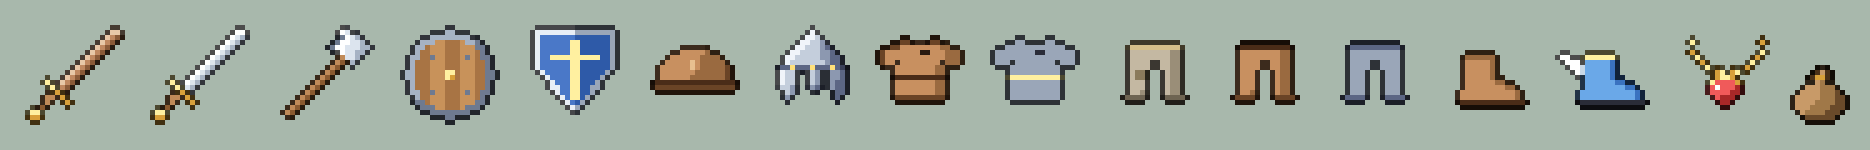

Write Python code to recreate this figure.
"""Equipment icons (20×20) painted with small helpers, plus a loot-sack ground sprite."""
from tool import G, render, sheet
import math

def grid(): return G(20, 20)

def diag_blade(g, x0, y0, n, light='B', mid='b', dark='c'):
    """A blade rising from (x0,y0) to the upper right: lit top edge, core, shaded lower edge."""
    for i in range(n):
        x, y = x0 + i, y0 - i
        g.at(x, y - 1, light)
        g.at(x, y, mid)
        g.at(x + 1, y, dark)
    g.at(x0 + n, y0 - n, light)

def sword(steel, guard, grip):
    g = grid()
    diag_blade(g, 7, 12, 11)
    for k in range(-2, 3): g.at(6 + k, 13 + k, 'G' if k < 0 else 'g')
    g.at(5, 14, 'W'); g.at(4, 15, 'W'); g.at(3, 16, 'w'); g.at(4, 14, 'W')
    g.at(1, 17, 'GG'); g.at(1, 18, 'gg')
    return g

def axe():
    g = grid()
    # handle from lower left to upper right
    for i in range(15):
        g.at(2 + i, 17 - i, 'W'); g.at(3 + i, 17 - i, 'w')
    # axe head: a crescent of steel on the right of the handle near the top
    for y, (x, s) in enumerate([(10, 'Bb'), (10, 'BBbc'), (9, 'BBBbbc'), (9, 'BBbbbcc'), (10, 'Bbbcc'), (11, 'bbc'), (12, 'c')], start=1):
        g.at(x + 3, y, s)
    g.at(13, 2, 'D'); g.at(12, 3, 'D'); g.at(11, 4, 'D')
    return g

def round_shield():
    g = grid()
    for y in range(20):
        for x in range(20):
            d = math.hypot(x + 0.5 - 10, y + 0.5 - 10)
            if d <= 8.6:
                if d > 7.2: g.at(x, y, 'R' if x + y < 18 else 'r')        # metal rim
                else: g.at(x, y, 'P' if (x // 3) % 2 == 0 else 'p')        # planks
    g.at(9, 9, 'GG'); g.at(9, 10, 'Gg')                                     # boss
    for y in (6, 13): g.at(6, y, 'r'); g.at(13, y, 'r')                     # rivets
    return g

def kite_shield():
    g = grid()
    for y in range(1, 19):
        half = 8 if y < 9 else max(0, 8 - (y - 8) * 0.85)
        for x in range(20):
            dx = abs(x + 0.5 - 10)
            if dx <= half:
                edge = dx > half - 1.2 or y == 1
                g.at(x, y, ('S' if x < 10 else 's') if edge else ('A' if x < 10 else 'a'))
    for y in range(3, 15): g.at(9, y, 'GG')   # gold cross
    g.at(5, 6, 'GGGGGGGGGG')
    return g

def cap():
    g = grid()
    for y, (x, s) in enumerate([(7, 'LLLLLM'), (5, 'LLLLLLMMMM'), (4, 'LLLLLLLMMMMM'), (3, 'LLLLLLLLMMMMMD'), (3, 'LLLLLLLMMMMMMD'),
                                (3, 'LLLLLLMMMMMMMD'), (2, 'dddddddddddddddd'), (2, 'DDDDDDDDDDDDDDDD')], start=5):
        g.at(x, y, s)
    g.at(9, 7, 'A'); g.at(9, 8, 'A')   # stitch
    return g

def helm():
    """A pointed iron helm with a riveted brow band, cheek guards and a nasal: the helm the heroes wear."""
    g = grid()
    rows = [(9, 'N'), (8, 'NNO'), (7, 'NNOOU'), (6, 'NNOOOUV'), (5, 'NNOOOOUUV'), (4, 'NNOOOOOUUVV'), (4, 'NOOOOOOOUVV'),
            (3, 'VVYVVVYVVVYVX')]
    for y, (x, r) in enumerate(rows, start=1): g.at(x, y, r)
    for y, (l, n, r) in enumerate([('NOO', 'OU', 'UUV'), ('NOO', 'OU', 'UUV'), ('NOO', 'OU', 'UVV'), ('OOU', 'UV', 'UVV'), ('OU', '', 'VV'), ('U', '', 'V')], start=9):
        g.at(3 if len(l) == 3 else 4, y, l)
        if n: g.at(9, y, n)
        g.at(13 if len(r) == 3 else 14, y, r)
    return g

def tunic(edge, body, shade, trim):
    g = grid()
    rows = [(5, 'EE....EE'), (3, 'EEBBBBBBBBSS'), (1, 'EBBBBBBBBBBBBSSS'), (1, 'EBBBBBBBBBBBBSSS'), (1, 'EBB.BBBBBBBB.SSS'),
            (4, 'BBBBBBBBSS'), (4, 'BBBBBBBBSS'), (4, 'TTTTTTTTTT'), (4, 'BBBBBBBBSS'), (4, 'BBBBBBBBSS'), (4, 'BBBBBBBBSS'), (4, 'EEEEEEEEEE')]
    for y, (x, s) in enumerate(rows, start=3):
        g.at(x, y, s.replace('E', edge).replace('B', body).replace('S', shade).replace('T', trim))
    g.at(9, 5, 'k'); g.at(10, 5, 'k')   # neck opening
    return g

def chainmail():
    g = tunic('s', 'S', 's', 'G')
    for y in range(4, 15):
        for x in range(20):
            if g.g[y][x] == 'S' and (x + y) % 2 == 0: g.g[y][x] = 'a'
    return g

def trousers(body, shade, trim):
    g = grid()
    rows = [(5, 'TTTTTTTTTT'), (5, 'BBBBBBBBSS'), (5, 'BBBBBBBBSS'), (5, 'BBBB..BBSS'), (5, 'BBBB..BBSS'), (5, 'BBB....BSS'),
            (5, 'BBB....BSS'), (5, 'BBB....BSS'), (5, 'BBB....BSS'), (5, 'BBS....BSS'), (4, 'DDDD....DDDD')]
    for y, (x, s) in enumerate(rows, start=4):
        g.at(x, y, s.replace('B', body).replace('S', shade).replace('T', trim))
    return g

def cloth_trousers():
    """The starting trousers: plain homespun with a rope belt and a patched knee."""
    g = trousers('L', 'M', 'r')
    g.at(6, 9, 'pp'); g.at(6, 10, 'pp')
    return g

def boot(body, shade, sole, extra=None):
    g = grid()
    rows = [(6, 'TTTTTT'), (6, 'BBBBBS'), (6, 'BBBBBS'), (6, 'BBBBBS'), (6, 'BBBBBS'), (6, 'BBBBBBSS'), (6, 'BBBBBBBBSS'),
            (5, 'BBBBBBBBBBBS'), (5, 'BBBBBBBBBBBS'), (5, 'OOOOOOOOOOOOO')]
    for y, (x, s) in enumerate(rows, start=6):
        g.at(x, y, s.replace('B', body).replace('S', shade).replace('O', sole).replace('T', 'G' if extra else shade))
    if extra:   # a little white wing
        g.at(1, 6, 'WW'); g.at(2, 7, 'WWW'); g.at(3, 8, 'WWw'); g.at(4, 9, 'Ww')
    return g

def amulet():
    g = grid()
    for i in range(14):
        a = math.pi * (0.05 + 0.9 * i / 13)
        g.at(round(10 + 7 * math.cos(a)), round(2 + 8 * math.sin(a) * 0.9), 'G' if i % 2 else 'g')
    for y, (x, s) in enumerate([(8, 'gGGg'), (7, 'GRRRRg'), (7, 'RrRRRr'), (7, 'RRRRrr'), (8, 'Rrrr'), (9, 'rr')], start=10):
        g.at(x, y, s)
    g.at(8, 12, 'W')
    return g

def sack():
    g = G(12, 11)
    for y, (x, s) in enumerate([(4, 'dLd'), (3, 'dGGd'), (4, 'LM'), (2, 'LLLMMM'), (1, 'LLLLMMMD'), (0, 'LLLLLMMMDD'), (0, 'LLLLMMMMDD'),
                                (0, 'LLLMMMMDDD'), (1, 'LMMMMDDD'), (2, 'DDDDDD')]):
        g.at(x, y, s)
    return g

STEEL = {'B': '#ffffff', 'b': '#dce4ee', 'c': '#a6b2c4', 'D': '#6e7a90'}
RUST = {'B': '#e8c8a8', 'b': '#c08860', 'c': '#8a5a38', 'D': '#5a3a20'}
GOLD = {'G': '#fff0a0', 'g': '#d8a03a'}
WOOD = {'W': '#c08a58', 'w': '#8a5a30'}
LEATHER = {'L': '#c89060', 'M': '#9a6a40', 'D': '#6a4426', 'd': '#4a2c18', 'A': '#e8c090', 'k': '#2a1a10'}
IRON = {'S': '#e8eef6', 's': '#9aa6b8', 't': '#5c6684', 'v': '#262c40', 'A': '#c8d2e0', 'a': '#8e9ab4', 'R': '#f06858', 'r': '#b83228', 'k': '#2a2c38'}

GEAR = {
    'rusty_sword': (sword(RUST, 'g', 'W'), {**RUST, **GOLD, **WOOD}),
    'iron_sword': (sword(STEEL, 'g', 'W'), {**STEEL, **GOLD, **WOOD}),
    'woodcutter_axe': (axe(), {**STEEL, **WOOD}),
    'wooden_shield': (round_shield(), {'P': '#c8925a', 'p': '#a87444', 'R': '#a6b2c4', 'r': '#6e7a90', **GOLD}),
    'iron_shield': (kite_shield(), {**IRON, **GOLD, 'A': '#4a78c8', 'a': '#2e5aa8'}),
    'leather_cap': (cap(), LEATHER),
    'iron_helm': (helm(), {'N': '#f0f4fa', 'O': '#c4cedc', 'U': '#8c98b0', 'V': '#5c6684', 'X': '#3a4058', 'Y': '#ffe07a'}),
    'leather_tunic': (tunic('D', 'L', 'M', 'd'), LEATHER),
    'chainmail': (chainmail(), {**IRON, **GOLD}),
    'cloth_trousers': (cloth_trousers(), {'L': '#c4b8a2', 'M': '#9a8e78', 'D': '#6e6452', 'r': '#d8c08a', 'p': '#8a7a5c'}),
    'leather_trousers': (trousers('L', 'M', 'd'), LEATHER),
    'iron_greaves': (trousers('S', 's', 't'), {**IRON, 'D': '#5c6684'}),
    'leather_boots': (boot('L', 'M', 'd'), LEATHER),
    'swift_boots': (boot('A', 'a', 'k', extra=True), {'A': '#6aa8e8', 'a': '#3a72c0', 'k': '#2a2c38', 'W': '#ffffff', 'w': '#c8d8e8', **GOLD}),
    'vigour_amulet': (amulet(), {**GOLD, 'R': '#f05a5a', 'r': '#a82828', 'W': '#ffffff'}),
}
SACK = (sack(), {'L': '#c89a68', 'M': '#a07848', 'D': '#6a4a2a', 'd': '#4a3018', 'G': '#d8a03a'})

if __name__ == '__main__':
    imgs = [render(g.rows(), pal, k=0.3) for g, pal in GEAR.values()] + [render(SACK[0].rows(), SACK[1])]
    sheet(imgs, scale=5).save('gear.png')
    print('ok')
